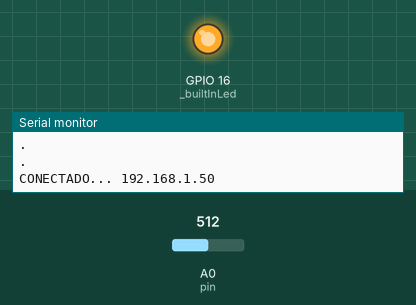
Bench run of a sketch on a simulated ESP8266 (NodeMCU). On the bench: output pins drawn as LEDs (lit = HIGH), the last lines printed to the serial monitor. The test bench sets the inputs (shaded band); at power-on: A0 (pin) = 512. WiFi joins after 1.5 s; servers stay silent unless stated; uploads are accepted with an empty reply.

Above: at 2.7 s.
2.8 s: A0 (pin) set to 554
4.7 s: A0 (pin) set to 577
At 6.0 s:
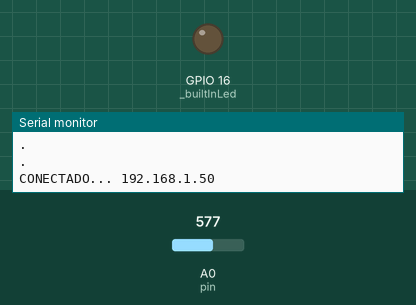
8.0 s: A0 (pin) set to 560
At 9.0 s:
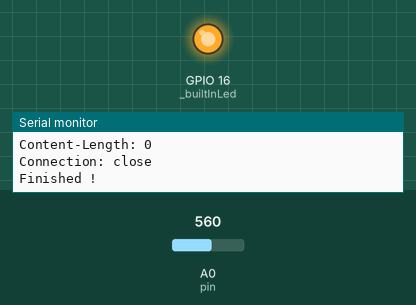
9.5 s: A0 (pin) set to 580
At 10.5 s:
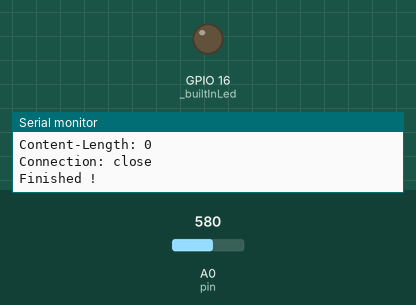
Timing chart, 0 to 12.5 s (numbered marks = the images above; inputs shaded):
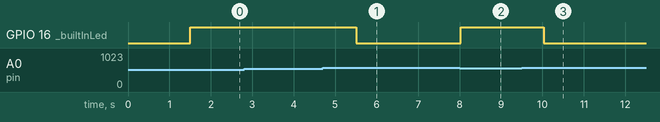

The sketch:

FCM.ino
```cpp
#define TCP_MSS whatever
#define LWIP_IPV6 whatever
#define LWIP_FEATURES whatever
#define LWIP_OPEN_SRC whatever
#include <ESP8266WiFi.h>
#include <ESP8266HTTPClient.h>
#include <FCM.h>

#define SSID "iptime"
#define PASS "byoung9852"

#define TOKEN  "dnCgu0-YQVyup17t3OVtHY:APA91bESLinKtYWcyZX79IOuyh1F0wWNfMbEeolgc0--1PK161Bs5GK1zN6gb-lzNdP6pCZ-QBOEtByslQQBuw_xl7HeVdrzm3cSsd5BBEZf5q6qQq3akX8Zyl3ZoAA6ok4Rs3Hfr_yD"
#define SERVER "AAAAE5JDLSo:APA91bH2GIHHbSCj2GGjd8GrdMlWfDWUDUD1M0Dma7ayFRm9Uvem6KvyjEgNufwTLWgSW6xiinSjXOr6Qc9qQzuGmvrNEToONU1SAclZW6sZXPQ7Fqx5ZzhDphDIVj0vO2mV6tKsgMam"
int pin=A0;
int _builtInLed = 16;
FCM FCM;


void setup() {
  // CONECTA A LA RED

    Serial.begin(115200);
    WiFi.begin(SSID, PASS);
    pinMode(_builtInLed, OUTPUT);
    Serial.begin(115200);
      while (WiFi.status() != WL_CONNECTED)
      {
        Serial.print(".\n");
        delay(100);
      }
      Serial.print("CONECTADO... ");
      Serial.println(WiFi.localIP());

}

void loop() {
  int value=analogRead(pin);
  //Al precionar el Boton conectado al pin 0 Envia el Mensaje
  if(value>=570)
    {
        digitalWrite(_builtInLed, LOW);
        delay(1000);
        Serial.println("message start");
        FCM.enviarMensaje(TOKEN, "[알림]PETSAFE", "접근하였습니다.", SERVER);

    }else{
      digitalWrite(_builtInLed, HIGH);
      delay(1000);
    }

}
```

Measured:
- the behaviour switches between 569 and 570 on A0 (pin) (found by bisection; images 0 and 1)
- after the input at 2.8 s, every drawn part: stays the same
- after the input at 4.7 s, GPIO 16 (_builtInLed): HIGH → LOW after 0.80 s
- after the input at 8.0 s, GPIO 16 (_builtInLed): LOW → HIGH at once
- after the input at 9.5 s, GPIO 16 (_builtInLed): HIGH → LOW after 0.54 s
